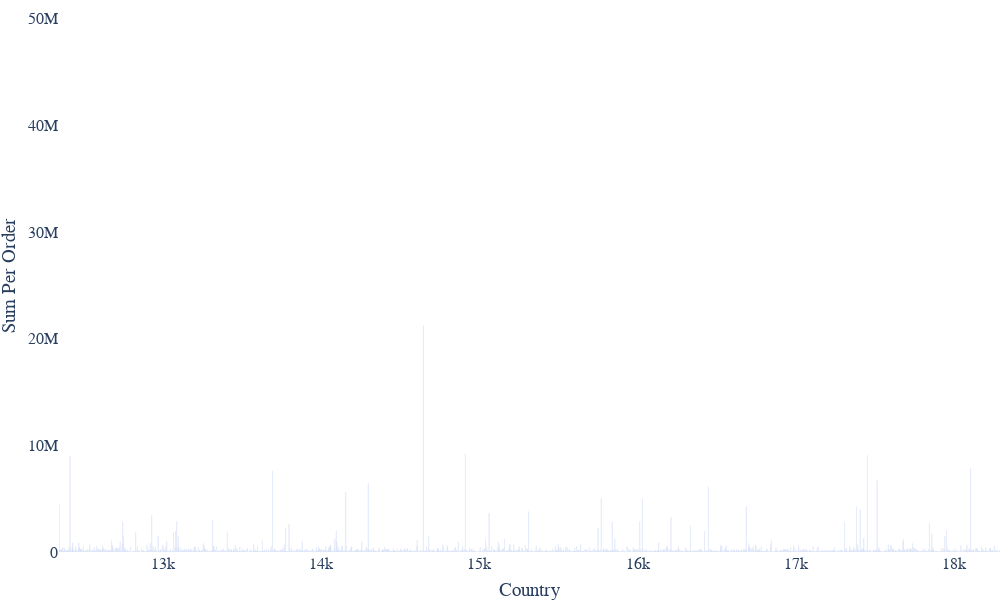

Notebook cell for this chart:
### Code cell
fig_stack_invoices = px.bar(df, x="CustomerID", y="sum_order", barmode="stack")#, facet_col="sex",
#             category_orders={"day": ["Thur", "Fri", "Sat", "Sun"],
#                              "smoker": ["Yes", "No"],
#                              "sex": ["Male", "Female"]})
#fig_stack_invoices.update_layout(legend_traceorder="reversed")
fig_stack_invoices.update_xaxes(
     title_text = 'Country'#,
#     showline = True, showgrid = False
     )
fig_stack_invoices.update_yaxes(
     title_text = 'Sum Per Order'#,
#     showline = True, showgrid = False
     )
fig_stack_invoices.update_layout(
    plot_bgcolor='rgba(0,0,0,0)',
    width=1000,
    height=600,
    margin={"r":0,"t":0,"l":0,"b":0},
#    showlegend = False,
    font_family = "Switzerland",
    font_size=16)

fig_stack_invoices.show()

### Figure 1 — Plotly figure (JSON) as saved in the notebook; plotly's stock layout.template omitted (floating-point values rounded to 4 significant figures; data arrays with more than 128 entries replaced by an {"elided": "..."} marker saying what was removed)
{"data": [{"alignmentgroup": "True", "hovertemplate": "CustomerID=%{x}<br>sum_order=%{y}<extra></extra>", "legendgroup": "", "marker": {"color": "#636efa"}, "name": "", "offsetgroup": "", "orientation": "v", "showlegend": false, "textposition": "auto", "type": "bar", "x": {"elided": "4339 int values"}, "xaxis": "x", "y": {"elided": "4339 float values"}, "yaxis": "y"}], "layout": {"barmode": "stack", "font": {"family": "Switzerland", "size": 16}, "height": 600, "legend": {"tracegroupgap": 0}, "margin": {"b": 0, "l": 0, "r": 0, "t": 0}, "plot_bgcolor": "rgba(0,0,0,0)", "width": 1000, "xaxis": {"anchor": "y", "domain": [0, 1], "title": {"text": "Country"}}, "yaxis": {"anchor": "x", "domain": [0, 1], "title": {"text": "Sum Per Order"}}}}
